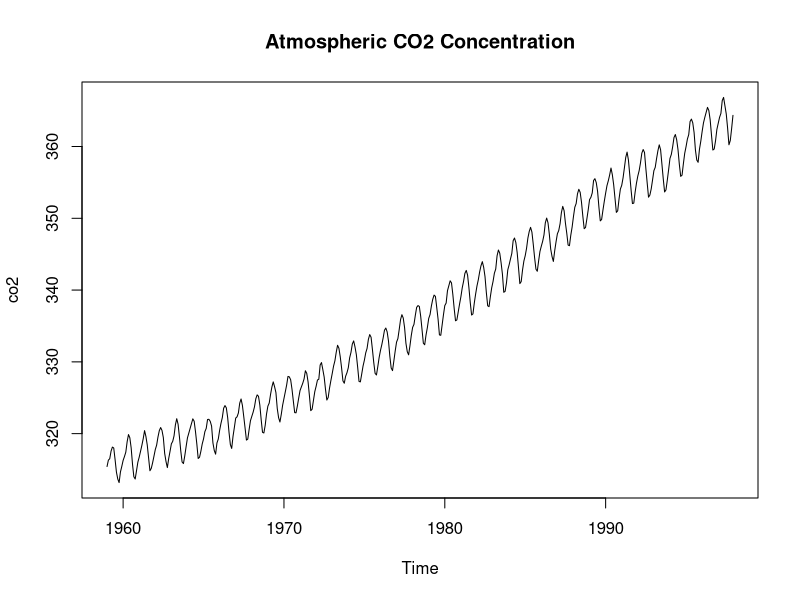
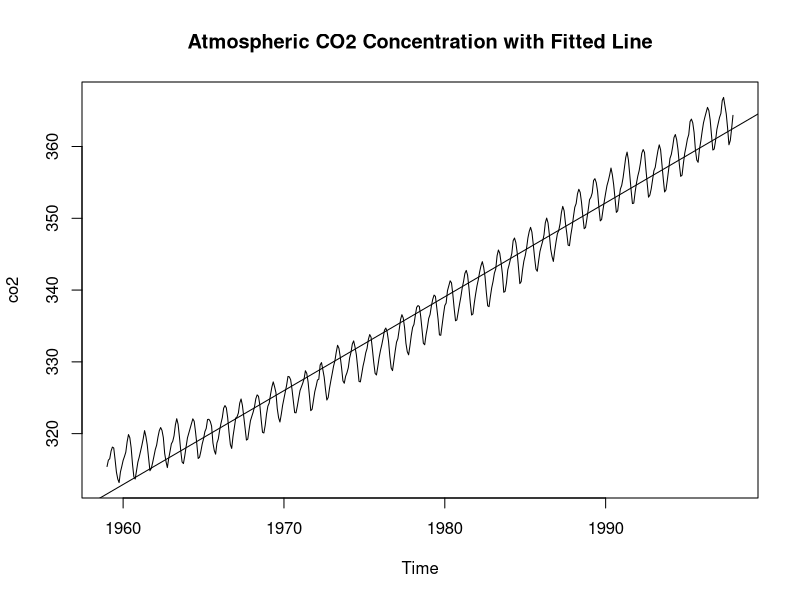
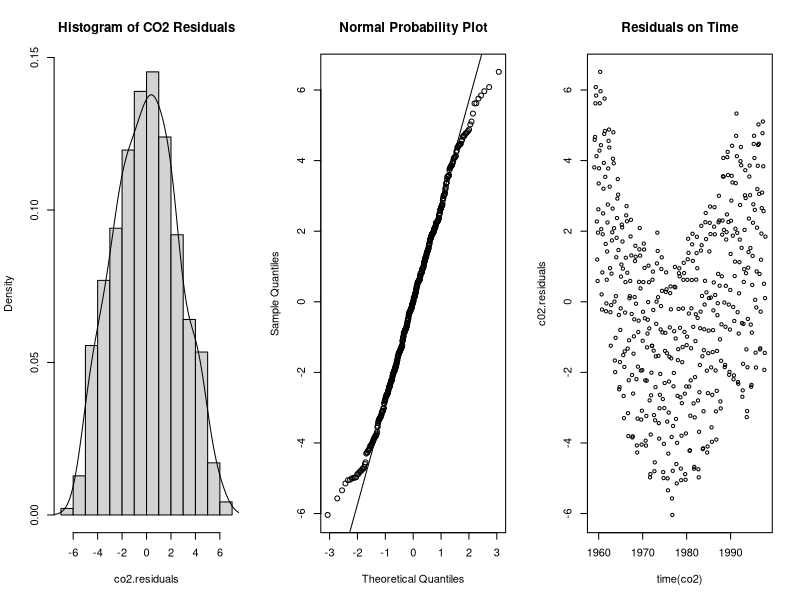
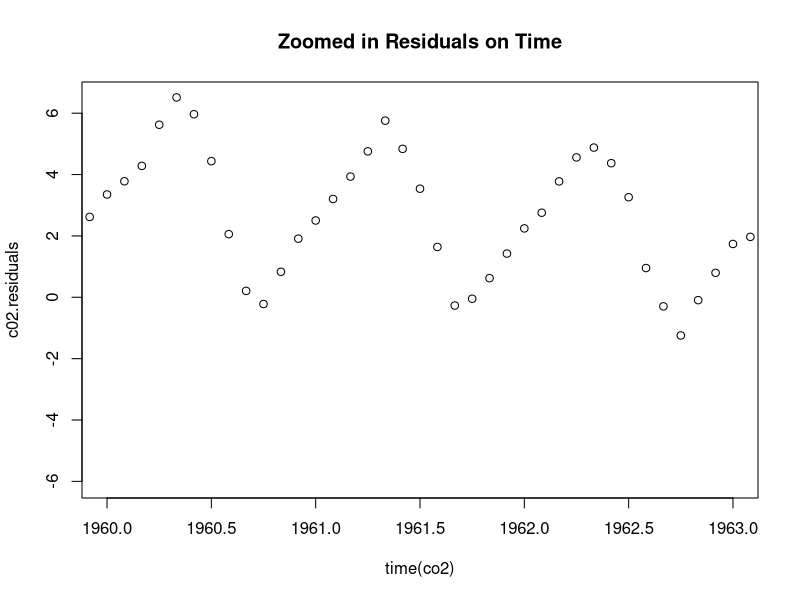
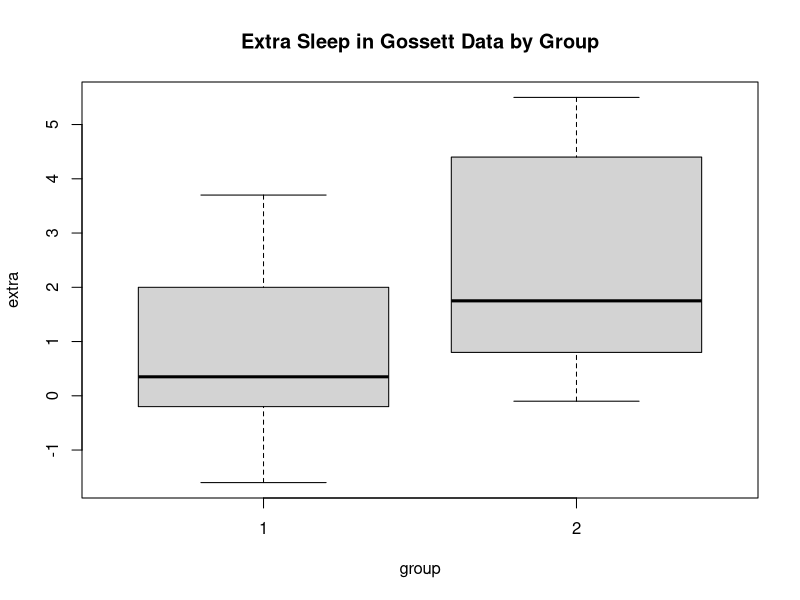
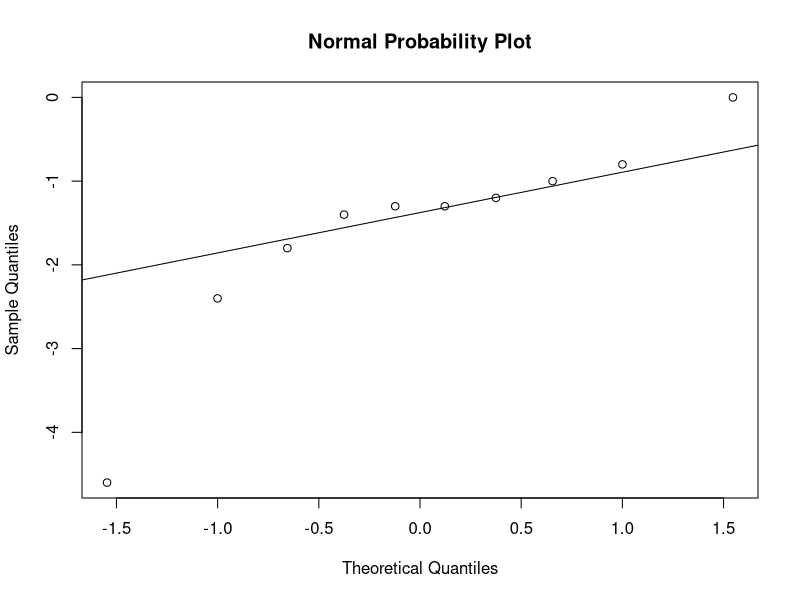

Write R code to recreate these figures, in order.
## ---- chunk 1
knitr::opts_chunk$set(echo = TRUE)
## ---- chunk 2
class(co2) #Checking the "ts" class to represent time series
plot(co2, main="Atmospheric CO2 Concentration")

## ---- chunk 3
co2.values = as.numeric(co2)
co2.times = as.numeric(time(co2))

## ---- chunk 4
SSxy = sum((co2.values - mean(co2.values) ) * (co2.times- mean(co2.times)))
SSxx = sum((co2.times - mean(co2.times) ) * (co2.times- mean(co2.times)))
( slope = SSxy / SSxx )
( intercept = mean(co2.values) - slope*mean(co2.times))

## ---- chunk 5
co2.linear.model = lm(co2 ~ time(co2) ) #Making the Linear Model
plot(co2, main='Atmospheric CO2 Concentration with Fitted Line')
abline(co2.linear.model )

## ---- chunk 6
co2.fitted.values = slope*co2.times + intercept
co2.residuals = co2.values - co2.fitted.values


## ---- chunk 7
par(mfrow=c(1,3))
c02.residuals = resid( co2.linear.model )
hist(co2.residuals, main= "Histogram of CO2 Residuals", freq=F)
lines(density(co2.residuals))
qqnorm(c02.residuals, main= "Normal Probability Plot")
qqline(c02.residuals)
plot(c02.residuals ~ time(co2), main="Residuals on Time")

## ---- chunk 8
par(mfrow=c(1,1)) #Return the plot size back to original
plot(c02.residuals ~ time(co2), xlim=c(1960, 1963), main="Zoomed in Residuals on Time")

## ---- chunk 9
plot(extra~group, data=sleep, main ="Extra Sleep in Gossett Data by Group")
attach(sleep) #allows us to refer to the data frame without calling it again
extra.1= extra[group==1] #seperating into drug 1 
extra.2= extra[group==2] #seperating into drug 2

## ---- chunk 10
t.test(extra.1, extra.2, paired=TRUE, alternative="two.sided")

## ---- chunk 11
diffs = extra.1-extra.2
qqnorm(diffs, main= "Normal Probability Plot")
qqline(diffs)
